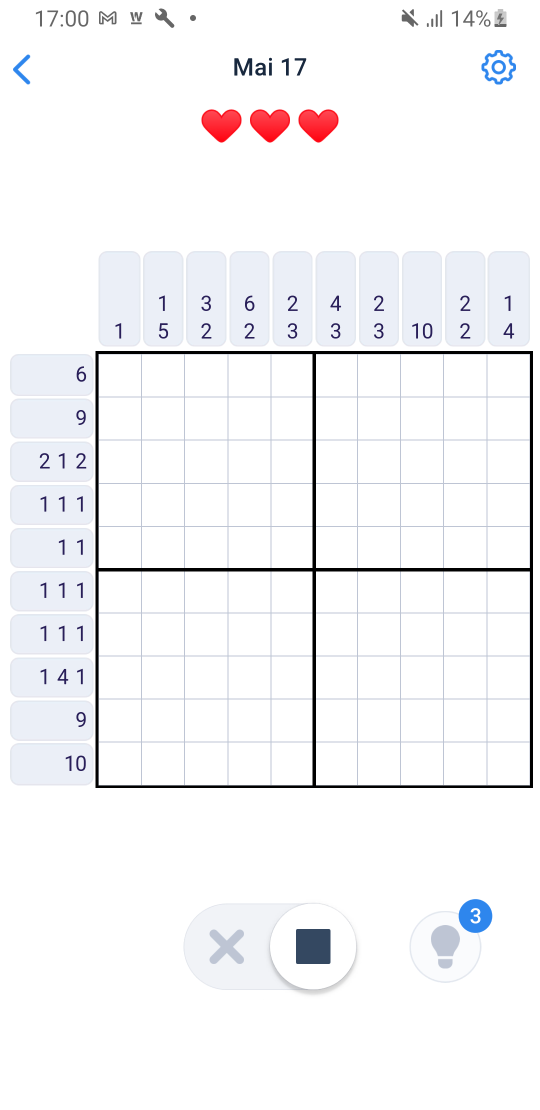
#> input picture pic.png, 1080 x 2220 px (shown at 1/2 size)
$ python train.py
#> lines starting #> are read from the running program, lines starting #| are printed output that depends on the picture; after the words box and inside, x2 and y2 are one past the last pixel; in counts of white or black regions, pixels touching at a corner belong together
import sys

import numpy as np
import cv2

def image_resize(image, width = None, height = None, inter = cv2.INTER_AREA):
    # initialize the dimensions of the image to be resized and
    # grab the image size
    dim = None
    (h, w) = image.shape[:2]

    # if both the width and height are None, then return the
    # original image
    if width is None and height is None:
        return image

    # check to see if the width is None
    if width is None:
        # calculate the ratio of the height and construct the
        # dimensions
        r = height / float(h)
        dim = (int(w * r), height)

    # otherwise, the height is None
    else:
        # calculate the ratio of the width and construct the
        # dimensions
        r = width / float(w)
        dim = (width, int(h * r))

    # resize the image
    resized = cv2.resize(image, dim, interpolation = inter)

    # return the resized image
    return resized

im = cv2.imread('pic.png')
#> im is the input picture: shape (2220, 1080, 3); mean B, G, R 247.5, 245.7, 245.9
im3 = im.copy()

gray = cv2.cvtColor(im,cv2.COLOR_BGR2GRAY)
blur = cv2.GaussianBlur(gray,(5,5),0)
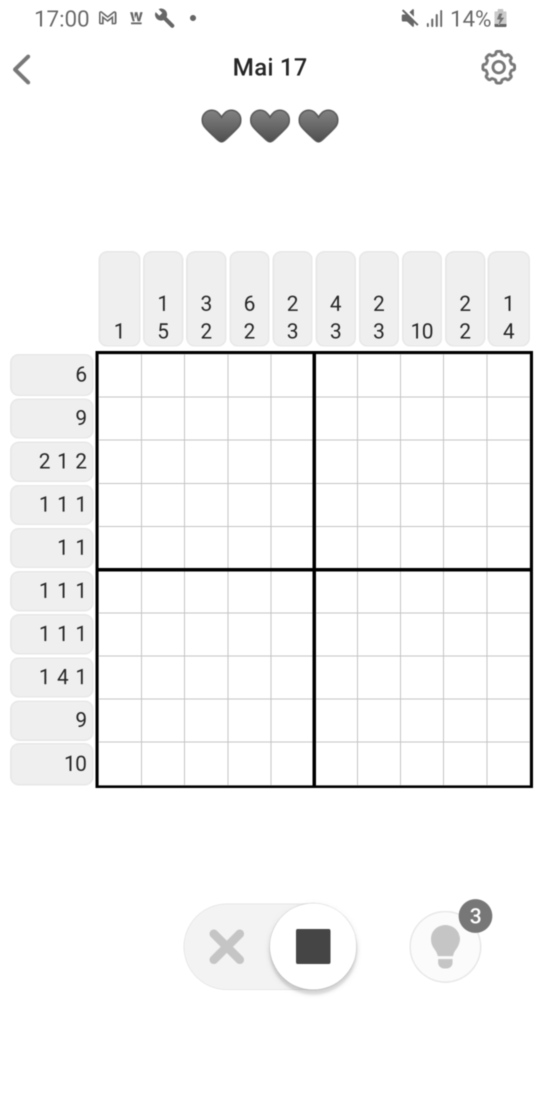
#> blur: shape (2220, 1080) (shown at 1/2 size); min 0, max 255, mean 246
thresh = cv2.adaptiveThreshold(blur,255,1,1,11,2)
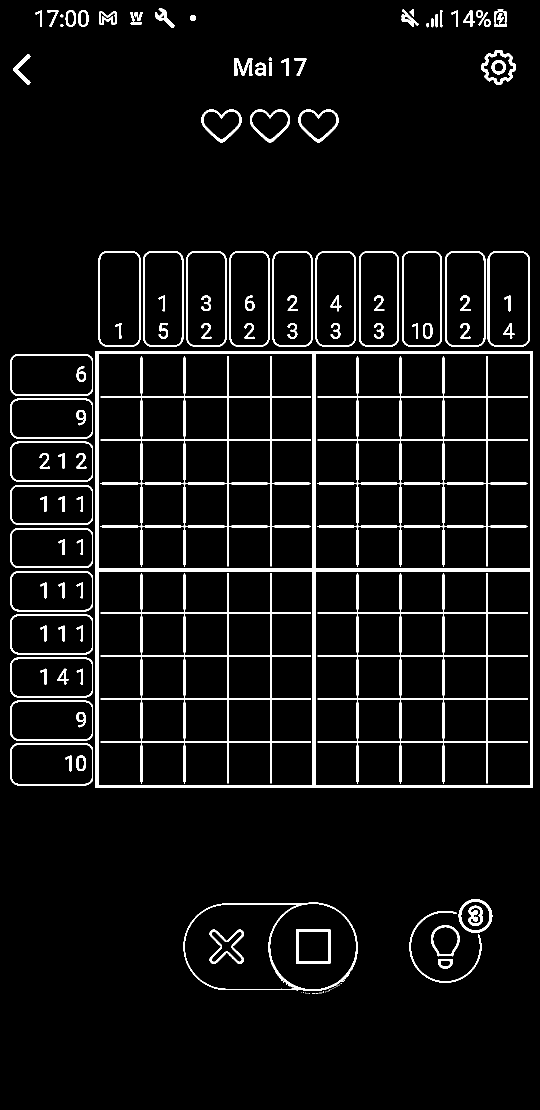
#> thresh: shape (2220, 1080) (shown at 1/2 size); 5.9% white; 136 white regions (25 under 20 px)

#################      Now finding Contours         ###################

contours,hierarchy = cv2.findContours(thresh,cv2.RETR_LIST,cv2.CHAIN_APPROX_SIMPLE)
#> contours = 232 contours, 32 with area under 20; largest, box (x1, y1, x2, y2) and area: (191, 702, 1066, 1576) 763002, (631, 1142, 1061, 1572) 184039, (196, 1142, 626, 1572) 184039, (631, 707, 1061, 1137) 184039, (196, 707, 626, 1137) 184039

samples =  np.empty((0,100))
responses = []
keys = [i for i in range(48,58)]

for cnt in contours:
    if cv2.contourArea(cnt)>50 and cv2.contourArea(cnt) < 500:
        [x,y,w,h] = cv2.boundingRect(cnt)

        if  h>28 and w<h :
            cv2.rectangle(im,(x,y),(x+w,y+h),(0,0,255),2)
            roi = thresh[y:y+h,x:x+w]
            roismall = cv2.resize(roi,(10,10))
            cv2.imshow('norm',image_resize(im, width=500))
            key = cv2.waitKey(0)

            if key == 27:  # (escape to quit)
                sys.exit()
#> (the program exits here)
